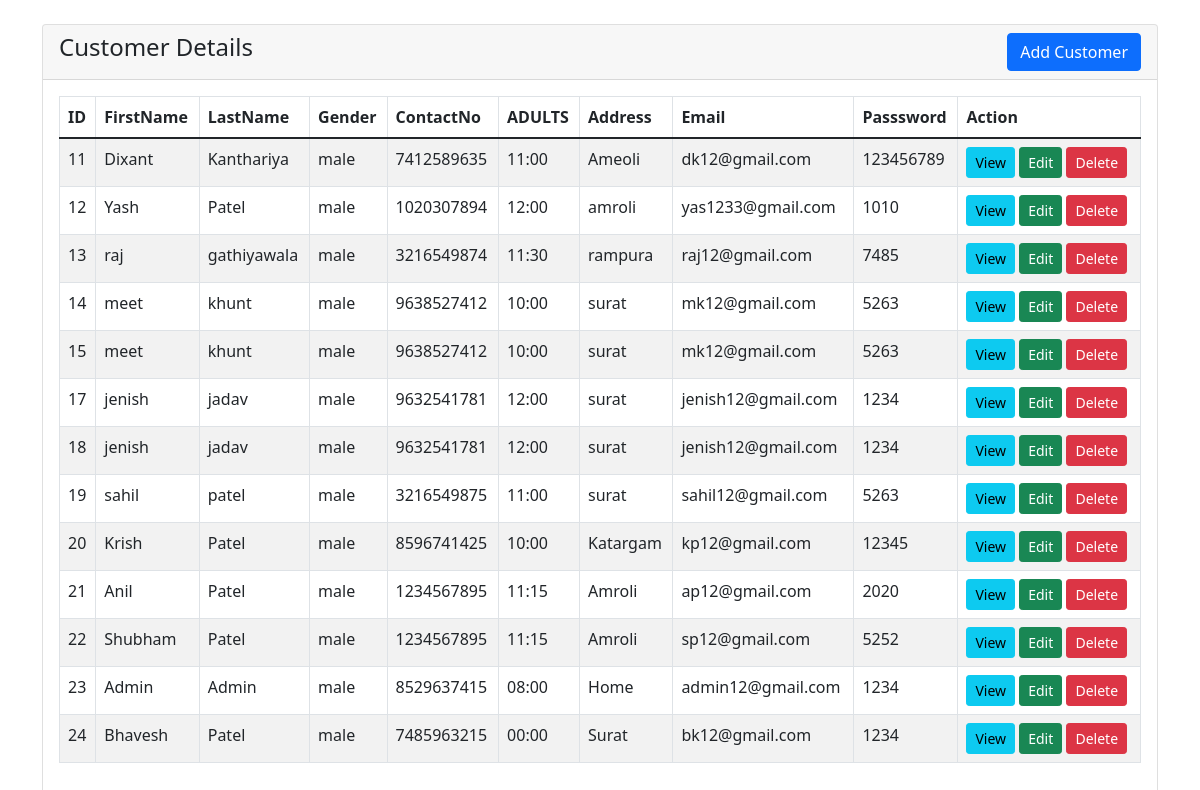
Screenshot of /index1.php with the database file from the repository.
### tables this page shows
CREATE TABLE `cust` (
  `id` int(191) NOT NULL,
  `fname` varchar(191) NOT NULL,
  `lname` varchar(191) NOT NULL,
  `gender` varchar(191) NOT NULL,
  `no` varchar(191) NOT NULL,
  `time` varchar(191) NOT NULL,
  `address` varchar(191) NOT NULL,
  `email` varchar(191) NOT NULL,
  `password` varchar(191) NOT NULL
);

### index1.php (the view, shortened to what this page needs)
<?php
    require 'dbcon.php';
?>
<!doctype html>
<html lang="en">
  <head>
    <link href="https://cdn.jsdelivr.net/npm/bootstrap@5.1.3/dist/css/bootstrap.min.css" rel="stylesheet">
</head>
<body>
    <div class="container mt-4">
        <div class="row">
            <div class="col-md-12">
                <div class="card">
                    <div class="card-header">
                        <h4>Customer Details
                            <a href="takapp.php" class="btn btn-primary float-end">Add Customer</a>
                        </h4>
                    </div>
                    <div class="card-body">
                        <table class="table table-bordered table-striped">
                            <thead>
                                <tr>
                                    <th>ID</th>
                                    <th>FirstName</th>
                                    <th>LastName</th>
                                    <th>Gender</th>
                                    <th>ContactNo</th>
                                    <th>ADULTS</th>
                                    <th>Address</th>
                                    <th>Email</th>
                                    <th>Passsword</th>
                                    <th>Action</th>
                                </tr>
                            </thead>
                            <tbody>
                                <?php
                                    $query = "SELECT * FROM cust";
                                    $query_run = mysqli_query($con, $query);
                                    if(mysqli_num_rows($query_run) > 0)
                                    {
                                        foreach($query_run as $cust_id)
                                        {
                                            ?>
                                            <tr>
                                                <td><?= $cust_id['id']; ?></td>
                                                <td><?= $cust_id['fname']; ?></td>
                                                <td><?= $cust_id['lname']; ?></td>
                                                <td><?= $cust_id['gender']; ?></td>
                                                <td><?= $cust_id['no']; ?></td>
                                                <td><?= $cust_id['time']; ?></td>
                                                <td><?= $cust_id['address']; ?></td>
                                                <td><?= $cust_id['email']; ?></td>
                                                <td><?= $cust_id['password']; ?></td>
                                                <td>
                                                    <a href="view.php?id=<?= $cust_id['id']; ?>" class="btn btn-info btn-sm">View</a>
                                                    <a href="edit.php?id=<?= $cust_id['id']; ?>" class="btn btn-success btn-sm">Edit</a>
                                                    <form action="code.php" method="POST" class="d-inline">
                                                        <button type="submit" name="delete_customer" value="<?=$cust_id['id'];?>" class="btn btn-danger btn-sm">Delete</button>
                                                    </form>
                                                </td>
                                            </tr>
                                            <?php
                                        }
                                    }
                                    else
                                    {
                                        echo "<h5> No Record Found </h5>";
                                    }
                                ?>
                            </tbody>
                        </table>
                    </div>
                </div>
            </div>
        </div>
    </div>
</body>
</html>

### rows the page displays
cust: id "11", fname "Dixant", lname "Kanthariya", gender "male", no "7412589635", time "11:00", address "Ameoli", email "dk12@gmail.com", password "123456789"
cust: id "12", fname "Yash", lname "Patel", gender "male", no "1020307894", time "12:00", address "amroli", email "yas1233@gmail.com", password "1010"
cust: id "13", fname "raj", lname "gathiyawala", gender "male", no "3216549874", time "11:30", address "rampura", email "raj12@gmail.com", password "7485"
cust: id "14", fname "meet", lname "khunt", gender "male", no "9638527412", time "10:00", address "surat", email "mk12@gmail.com", password "5263"
cust: id "15", fname "meet", lname "khunt", gender "male", no "9638527412", time "10:00", address "surat", email "mk12@gmail.com", password "5263"
cust: id "17", fname "jenish", lname "jadav", gender "male", no "9632541781", time "12:00", address "surat", email "jenish12@gmail.com", password "1234"
cust: id "18", fname "jenish", lname "jadav", gender "male", no "9632541781", time "12:00", address "surat", email "jenish12@gmail.com", password "1234"
cust: id "19", fname "sahil", lname "patel", gender "male", no "3216549875", time "11:00", address "surat", email "sahil12@gmail.com", password "5263"
cust: id "20", fname "Krish", lname "Patel", gender "male", no "8596741425", time "10:00", address "Katargam", email "kp12@gmail.com", password "12345"
cust: id "21", fname "Anil", lname "Patel", gender "male", no "1234567895", time "11:15", address "Amroli", email "ap12@gmail.com", password "2020"
cust: id "22", fname "Shubham", lname "Patel", gender "male", no "1234567895", time "11:15", address "Amroli", email "sp12@gmail.com", password "5252"
cust: id "23", fname "Admin", lname "Admin", gender "male", no "8529637415", time "08:00", address "Home", email "admin12@gmail.com", password "1234"
cust: id "24", fname "Bhavesh", lname "Patel", gender "male", no "7485963215", time "00:00", address "Surat", email "bk12@gmail.com", password "1234"
